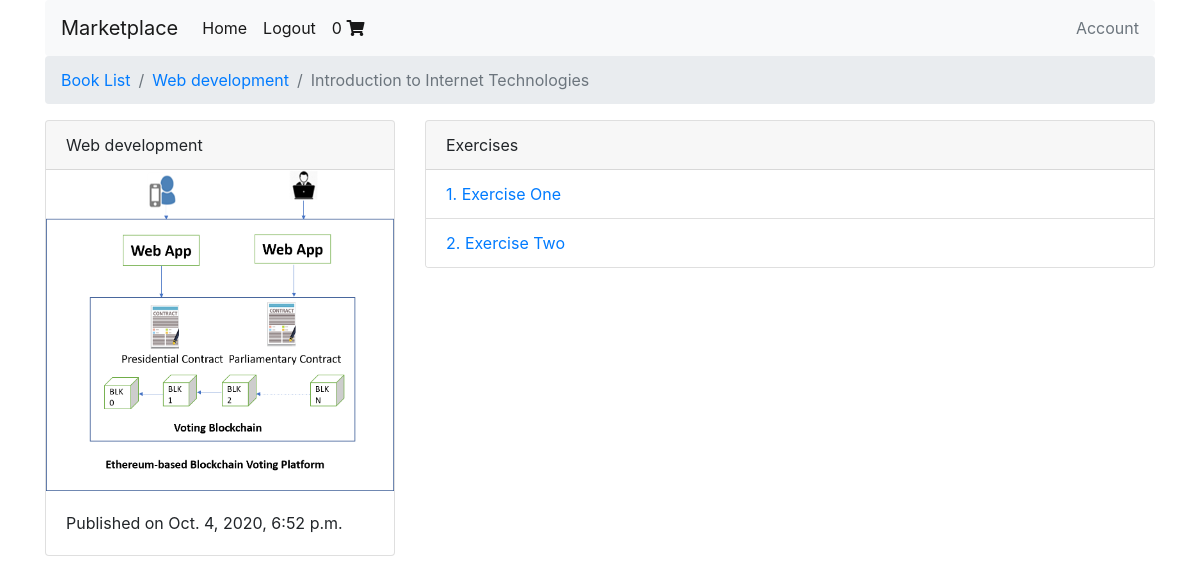
/web-development/1/ (signed in), run on the app's committed database.
### books/models.py (models this page shows, shortened)
class Chapter(models.Model):
    book = models.ForeignKey(Book, on_delete=models.CASCADE)
    chapter_number = models.IntegerField()
    title = models.CharField(max_length=100)
    def __str__(self):
        return self.title

class Book(models.Model):
    authors = models.ManyToManyField(Author) # A book can have multiple authors
    title = models.CharField(max_length=100)
    publication_date = models.DateTimeField()
    isbn = models.CharField(max_length=16)
    slug = models.SlugField()
    cover = models.ImageField()
    price = models.FloatField()
    def get_absolute_url(self):
        return reverse("books:book-detail", kwargs={
            'slug':self.slug
        })

class Exercise(models.Model):
    chapter = models.ForeignKey(Chapter, on_delete=models.CASCADE)
    exercise_number = models.IntegerField()
    page_number = models.IntegerField()
    title = models.CharField(max_length=100)
    def get_absolute_url(self):
        return reverse("books:exercise-detail", kwargs={
            'book_slug':self.chapter.book.slug,
            'chapter_number':self.chapter.chapter_number,
            'exercise_number':self.exercise_number
        })

### books/views.py (the view)
@login_required
def chapter_detail(request, book_slug, chapter_number):
    chapter_qs = Chapter.objects \
        .filter(book__slug=book_slug) \
        .filter(chapter_number=chapter_number)
    chapter = chapter_qs[0]
    book_status = check_book_relationship(request, chapter.book)
    if chapter_qs.exists():
        context = {
            'chapter':chapter,
            'book_status':book_status
        }
        return render(request, "chapter_detail.html", context)
    return Http404

### books/views.py (called while the page is built, shortened)
def check_book_relationship(request, book):
    if book in request.user.userlibrary.books.all():
        return OWNED

### shopping_cart/templatetags/card_template_tags.py (called while the page is built)
@register.filter
def cart_item_count(user):
    if user.is_authenticated:
        qs = Order.objects.filter(user=user, is_ordered=False)
        if qs.exists():
            return qs[0].items.count()
    return 0

### templates/chapter_detail.html
{% extends "base.html" %}
{% block breadcrumb %}
<nav aria-label="breadcrumb">
<ol class="breadcrumb">
    <li class="breadcrumb-item" aria-current="page">
        <a href="{% url 'books:book-list'%}">Book List</a>
    </li>
    <li class="breadcrumb-item" aria-current="page">
        <a href="{{ chapter.book.get_absolute_url }}">{{ chapter.book.title }} </a>
    </li>
    <li class="breadcrumb-item active" aria-current="page">
        {{ chapter}}
    </li>
</ol>
</nav>
{% endblock breadcrumb %}
{% block content %}
       <div class="row">
        <main class="col-md-4">
             {% include "book_snippet.html" with book=chapter.book %}
        </main>
        <aside class="col-md-8">
            <div class="card">
                <div class="card-header">
                    Exercises
                </div>
                <ul class="list-group list-group-flush">
                    {% for exercise in chapter.exercise_set.all %}
                        <li class="list-group-item">
                            <a href="{{ exercise.get_absolute_url }}">
                                {{ exercise.exercise_number }}. {{ exercise.title }}
                            </a>
                        </li>
                    {% endfor %}
                </ul>
            </div>
        </aside>
    </div>
{% endblock content %}

### templates/navbar.html (shortened to what this page needs)
{% load card_template_tags %}
<nav class="navbar navbar-expand-lg navbar-light bg-light rounded">
<a class="navbar-brand" href="{% url 'books:book-list' %}">Marketplace</a>
<div class="collapse navbar-collapse" id="navbarsExample09">
    <ul class="navbar-nav mr-auto">
        <li class="nav-item active">
            <a class="nav-link" href="{% url 'books:book-list' %}">Home</span></a>
        </li>
        {% if request.user.is_authenticated %}
            <li class="nav-item active">
            <a class="nav-link" href="{% url 'account_logout' %}">Logout</a>
            </li>
            <li class="nav-item active">
                <a class="nav-link" href="{% url 'cart:order-summary' %}">
                    {{request.user | cart_item_count }}
                    <i class="fas fa-shopping-cart"></i>
                </a>
            </li>
         {% endif %}
    </ul>
    <a class="text-muted" href="{% url 'profile' %}">Account</a>
</div>
</nav>

### templates/book_snippet.html (shortened to what this page needs)
<div class="card" ">
    <div class="card-header"> {{ book.title }}</div>
    <img src="{{ book.cover.url }}" class="card-img-top" alt="...">
    <div class="card-body">
        <p class="card-text">Published on {{ book.publication_date }}</p>
    </div>
</div>

### data on the page
Chapter: book "Web development", title "Introduction to Internet Technologies"
Book: title "Web development", cover (picture), publication_date "Oct. 4, 2020, 6:52 p.m."
Exercise: exercise_number "1", title "Exercise One"
Exercise: exercise_number "2", title "Exercise Two"

### other printed values
{{ request.user | cart_item_count }} "0"
